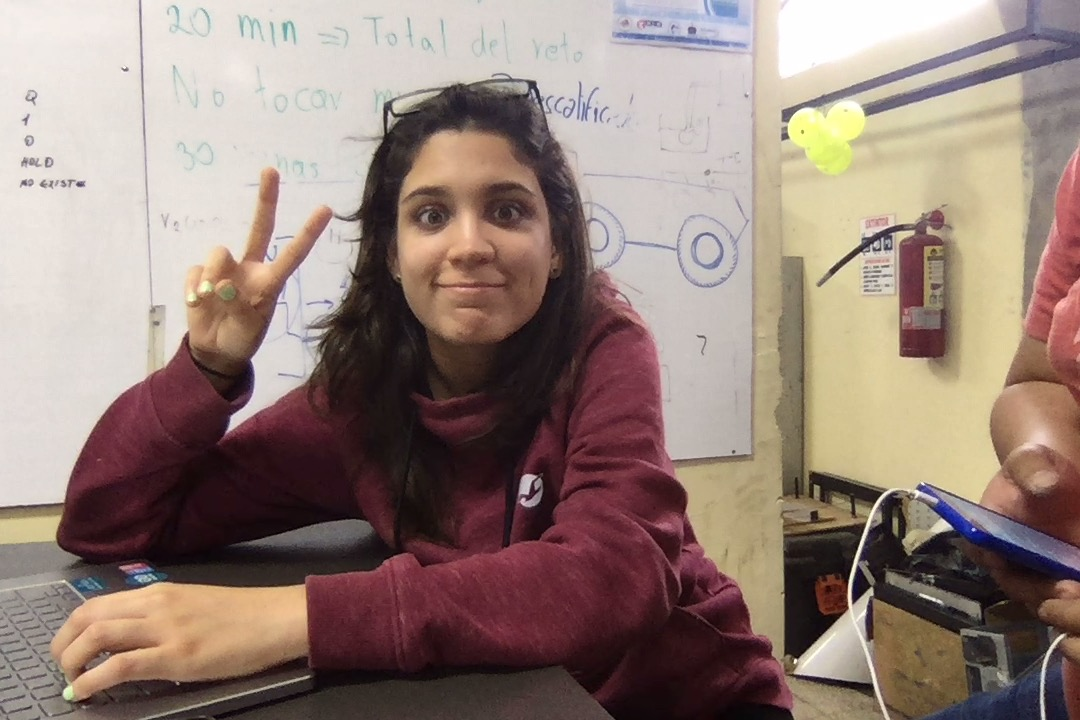
#> input picture 13.2.jpg, 1080 x 720 px
$ python -i buscar_caras.py   (imports and definitions only)
#> lines starting #> are read from the running program, lines starting #| are printed output that depends on the picture; after the words box and inside, x2 and y2 are one past the last pixel; in counts of white or black regions, pixels touching at a corner belong together
#> further down, picture is the input picture: shape (720, 1080, 3); mean B, G, R 120.9, 129.2, 148.7
import face_recognition
import cv2
# import pyttsx3
# This is a demo of running face recognition on live video from your webcam. It's a little more complicated than the
# other example, but it includes some basic performance tweaks to make things run a lot faster:
#   1. Process each video frame at 1/4 resolution (though still display it at full resolution)
#   2. Only detect faces in every other frame of video.

# PLEASE NOTE: This example requires OpenCV (the `cv2` library) to be installed only to read from your webcam.
# OpenCV is *not* required to use the face_recognition library. It's only required if you want to run this
# specific demo. If you have trouble installing it, try any of the other demos that don't require it instead.

# Get a reference to webcam #0 (the default one)
# [1 line not run here, left out]

def increase_brightness(img, value=30):
#> called with value = 30
    hsv = cv2.cvtColor(img, cv2.COLOR_BGR2HSV)
#> hsv: shape (720, 1080, 3); mean H, S, V 64.6, 71.3, 149.6
    h, s, v = cv2.split(hsv)
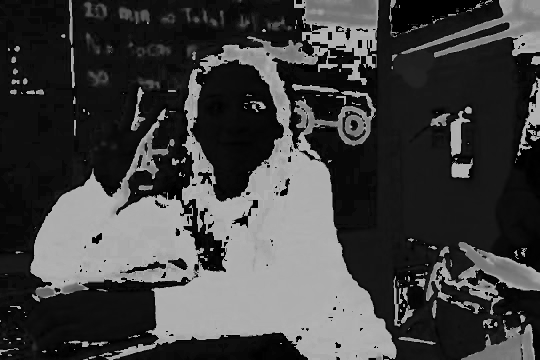
#> h: shape (720, 1080) (shown at 1/2 size); min 0, max 179, mean 64.6
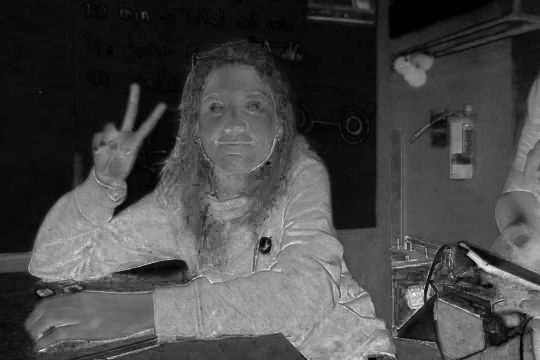
#> s: shape (720, 1080) (shown at 1/2 size); min 0, max 255, mean 71.3
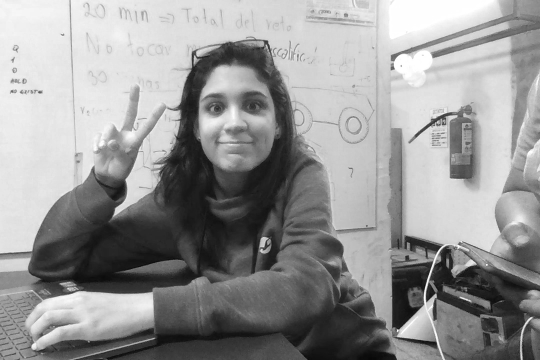
#> v: shape (720, 1080) (shown at 1/2 size); min 6, max 255, mean 149.6

    lim = 255 - value
    v[v > lim] = 255
#> v: shape (720, 1080); 15.27% of pixels changed, all inside (x1, y1, x2, y2) = (0, 0, 1080, 720)
    v[v <= lim] += value
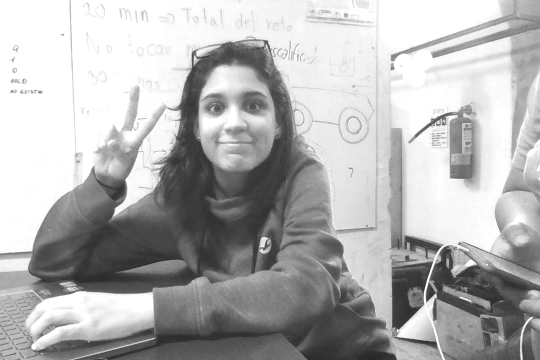
#> v: shape (720, 1080) (shown at 1/2 size); min 36, max 255, mean 178.1

    final_hsv = cv2.merge((h, s, v))
#> final_hsv: shape (720, 1080, 3); mean H, S, V 64.6, 71.3, 178.1
    img = cv2.cvtColor(final_hsv, cv2.COLOR_HSV2BGR)
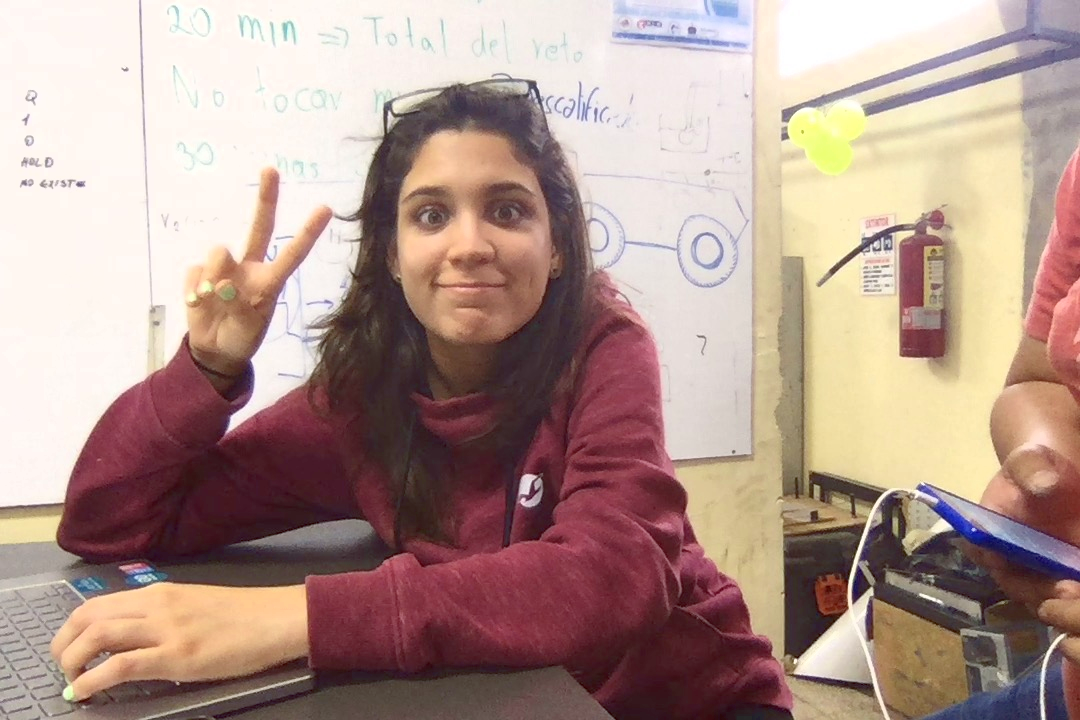
#> img: shape (720, 1080, 3); mean B, G, R 141.9, 150.8, 177
    return img

# engine = pyttsx3.init("nsss")
# Load a sample picture and learn how to recognize it.
# [1 line that did not run here, left out]
# pedro_image = face_recognition.load_image_file("pedro.jpg")
# [1 line that did not run here, left out]
# [1 line that did not run here, left out]
# [1 line that did not run here, left out]
# [1 line that did not run here, left out]
# [1 line that did not run here, left out]
# [1 line that did not run here, left out]
# [1 line that did not run here, left out]
# [1 line that did not run here, left out]
# pedro_face_encoding = face_recognition.face_encodings(pedro_image)[0]
# fernando_face_encoding = face_recognition.face_encodings(fernando_image)[0]
# [1 line that did not run here, left out]
# [1 line that did not run here, left out]
# [1 line that did not run here, left out]
# [1 line that did not run here, left out]

# Initialize some variables
face_locations = []
face_encodings = []
face_names = []
process_this_frame = True

# [68 lines not run here, left out]

>>> import cv2
>>> picture = cv2.imread('13.2.jpg')
>>> result = increase_brightness(picture)

$ run again, on 13.jpg
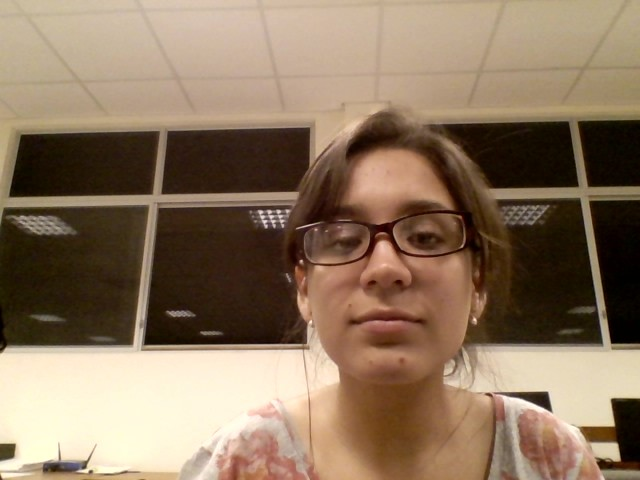
#> input picture 13.jpg, 640 x 480 px
#> picture is the input picture: shape (480, 640, 3); mean B, G, R 95.3, 118.1, 140.7
#> hsv: shape (480, 640, 3); mean H, S, V 15.7, 116.3, 140.7
#> in increase_brightness, `v[v <= lim] += value`:
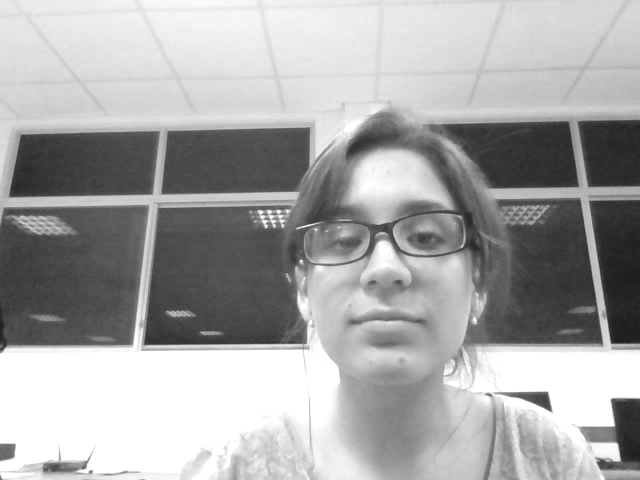
#> v: shape (480, 640); min 30, max 255, mean 167.5
#> final_hsv: shape (480, 640, 3); mean H, S, V 15.7, 116.3, 167.5
#> in increase_brightness, `img = cv2.cvtColor(final_hsv, cv2.COLOR_HSV2BGR)`:
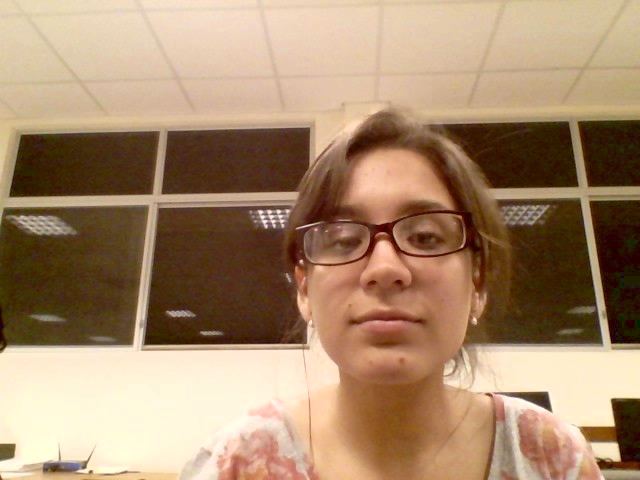
#> img: shape (480, 640, 3); mean B, G, R 108.5, 137.6, 167.5

$ run again, on pedro.jpg
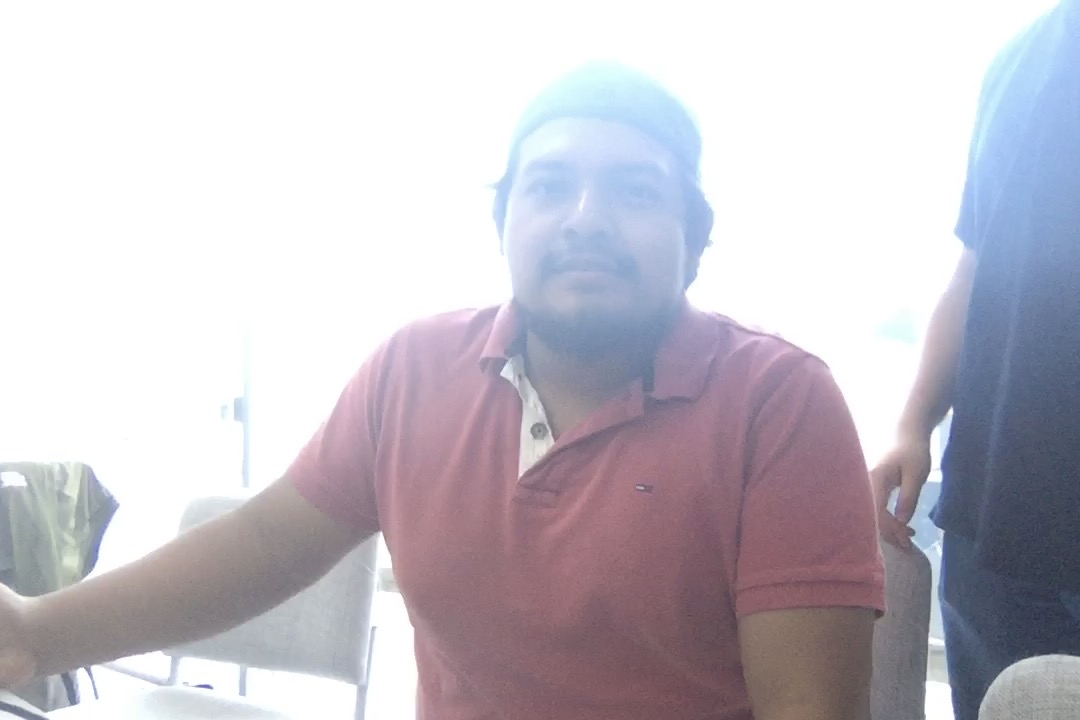
#> input picture pedro.jpg, 1080 x 720 px
#> picture is the input picture: shape (720, 1080, 3); mean B, G, R 201.6, 193.5, 197.7
#> hsv: shape (720, 1080, 3); mean H, S, V 71.9, 27.1, 206.9
#> in increase_brightness, `h, s, v = cv2.split(hsv)`:
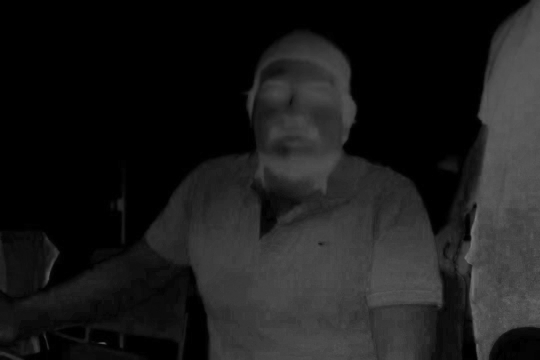
#> s: shape (720, 1080) (shown at 1/2 size); min 0, max 125, mean 27.1
#> final_hsv: shape (720, 1080, 3); mean H, S, V 71.9, 27.1, 221.8
#> in increase_brightness, `img = cv2.cvtColor(final_hsv, cv2.COLOR_HSV2BGR)`:
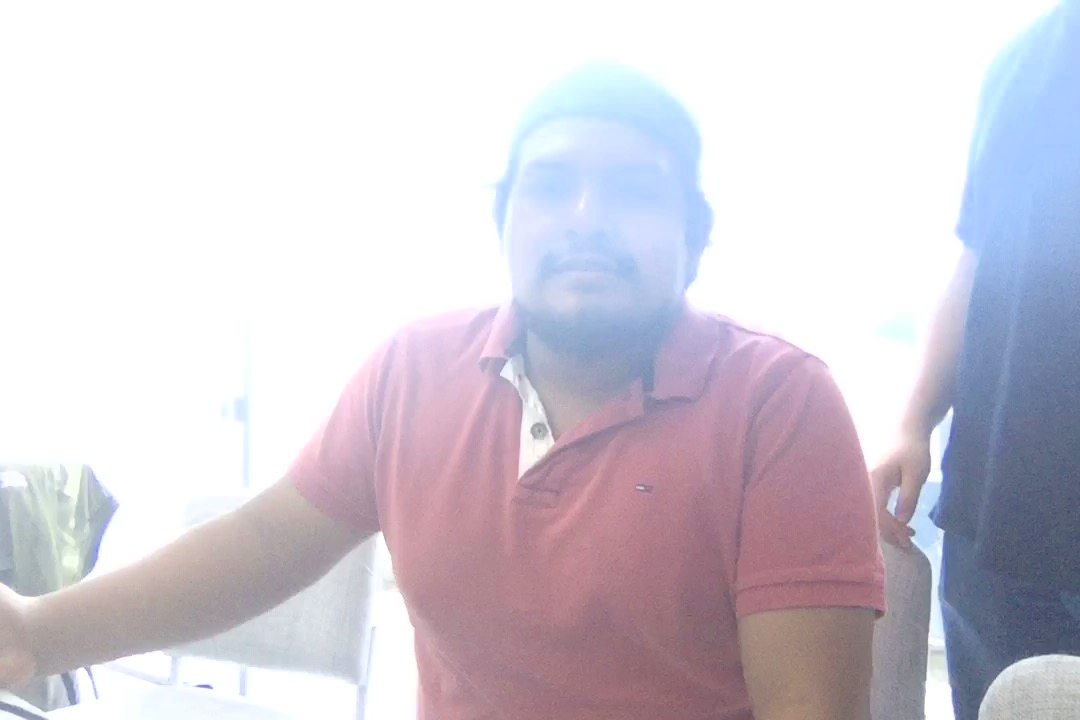
#> img: shape (720, 1080, 3); mean B, G, R 215.3, 205.7, 211.2
